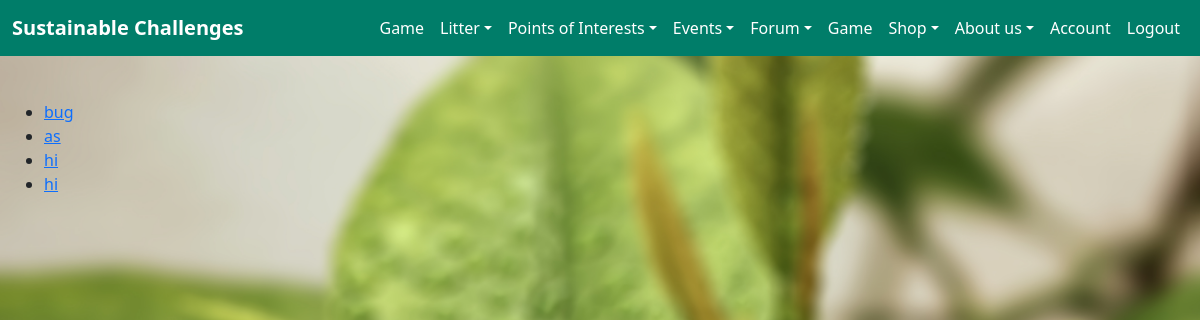
Page /forum/forum/ (signed in) on the committed database.
### sustainable_challenges/forum/models.py (models this page shows, shortened)
class Post(models.Model):
    post_name = models.CharField(max_length=100)
    post_text = models.CharField(max_length=400)
    poster = models.ForeignKey(User, default=None, blank=True, null=True, on_delete=models.CASCADE)
    post_date = models.DateTimeField(default=timezone.now)
    class Meta:
        abstract = True

class Annoucement(Post):
    active = models.BooleanField(default=True)

class Suggestion(Post):
    linked_announced = models.ForeignKey(Annoucement, default=None, blank=True, null=True, on_delete=models.CASCADE)
    endorsements = models.IntegerField(default=0)

### sustainable_challenges/forum/views.py (the view)
# urls.py: path("forum/", views.forum, name="forum"),
def forum(request):
    suggestions = Suggestion.objects.order_by("post_date")
    annoucements = Annoucement.objects.filter(active=True).order_by("post_date")
    return render(request, "forum.html", {"suggestions": suggestions,
                                          'announcements': annoucements,
                                          "is_staff": request.user.is_staff})

### sustainable_challenges/forum/templates/forum.html
{% extends 'home/base.html'%}
{%block content%}
{% load static %}
{% if announcements or suggestions %}
    <ul>
        {%for announcement in announcements%}
        <li>
            <a href="announcement/{{announcement.id}}">{{ announcement.post_name }}</a>
        </li>
        {% endfor %}
        {%for suggestion in suggestions %}
            <li><a href="suggestion/{{suggestion.id}}">{{ suggestion.post_name }}</a></li>
        {% endfor %}
    </ul>
{% else %}
    <p>No instances are available.</p>
{% endif %}
{%endblock%}

### sustainable_challenges/home/static/style.css (style rules this page uses)
body { background-image: url(./melanfolia-HSr_FUzDH2w-unsplash-blur.jpg); width: 100%; height: 100%; background-size: cover; background-repeat: no-repeat; background-attachment: fixed; position: absolute; background-position-y: center; background-position-x: center; }

### rows in the picture
Annoucement: post_name "bug"
Annoucement: post_name "as"
Suggestion: post_name "hi"
Suggestion: post_name "hi"
